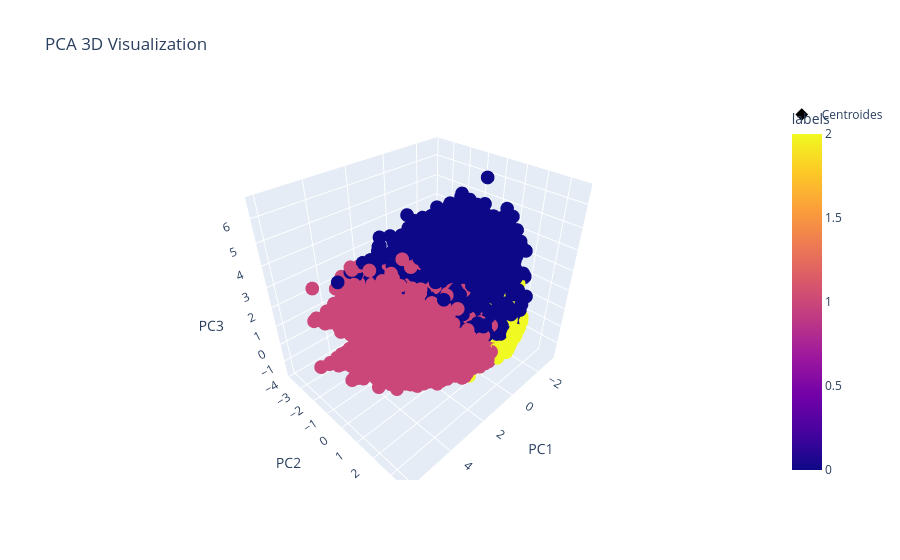

The code cell stored with this chart in its notebook:
### Code cell
# Train a KMEANS model
kmeans = KMeans(n_clusters=weighted_optimal_k, random_state=42)
kmeans_labels = kmeans.fit_predict(weighted_data)
weighted_trained_pca_df["labels"] = kmeans_labels

make_plot(
    plot_type="scatter",
    data=weighted_trained_pca_df,
    title="KMeans Clustering Results on PCA Components",
    x_col="PC1",
    y_col="PC2",
    hue="labels",
    palette="tab10",
    legend=True,
    legend_label="Clusters",
)
plt.show()

# 3D visualization of PCA results with cluster labels
fig = px.scatter_3d(
    weighted_trained_pca_df,
    x="PC1",
    y="PC2",
    z="PC3",
    color="labels",
    title="PCA 3D Visualization",
)
centroids_cords = (
    weighted_trained_pca_df.groupby("labels")[["PC1", "PC2", "PC3"]]
    .mean()
    .reset_index()
)

fig.add_trace(  # Add centroids
    go.Scatter3d(
        x=centroids_cords["PC1"],
        y=centroids_cords["PC2"],
        z=centroids_cords["PC3"],
        mode="markers+text",
        marker=dict(
            size=12, color="black", symbol="diamond", line=dict(color="white", width=2)
        ),
        text=centroids_cords["labels"],
        textposition="top center",
        name="Centroides",
    )
)
fig.show()
fig.write_html(FSTMODEL_OUTPUT_PLOTS_PATH)

### Figure 1 — Plotly figure (JSON) as saved in the notebook; plotly's stock layout.template omitted (floating-point values rounded to 4 significant figures; data arrays with more than 128 entries replaced by an {"elided": "..."} marker saying what was removed)
{"data": [{"hovertemplate": "PC1=%{x}<br>PC2=%{y}<br>PC3=%{z}<br>labels=%{marker.color}<extra></extra>", "legendgroup": "", "marker": {"color": {"elided": "63995 int values"}, "coloraxis": "coloraxis", "symbol": "circle"}, "mode": "markers", "name": "", "scene": "scene", "showlegend": false, "type": "scatter3d", "x": {"elided": "63995 float values"}, "y": {"elided": "63995 float values"}, "z": {"elided": "63995 float values"}}, {"marker": {"color": "black", "line": {"color": "white", "width": 2}, "size": 12, "symbol": "diamond"}, "mode": "markers+text", "name": "Centroides", "text": [0.0, 1.0, 2.0], "textposition": "top center", "type": "scatter3d", "x": [-0.5147, 1.78, -0.642], "y": [-0.3554, -0.06636, 0.1474], "z": [1.811, -0.124, -0.5405]}], "layout": {"coloraxis": {"colorbar": {"title": {"text": "labels"}}, "colorscale": [[0, "#0d0887"], [0.1111, "#46039f"], [0.2222, "#7201a8"], [0.3333, "#9c179e"], [0.4444, "#bd3786"], [0.5556, "#d8576b"], [0.6667, "#ed7953"], [0.7778, "#fb9f3a"], [0.8889, "#fdca26"], [1, "#f0f921"]]}, "legend": {"tracegroupgap": 0}, "scene": {"domain": {"x": [0, 1], "y": [0, 1]}, "xaxis": {"title": {"text": "PC1"}}, "yaxis": {"title": {"text": "PC2"}}, "zaxis": {"title": {"text": "PC3"}}}, "title": {"text": "PCA 3D Visualization"}}}
